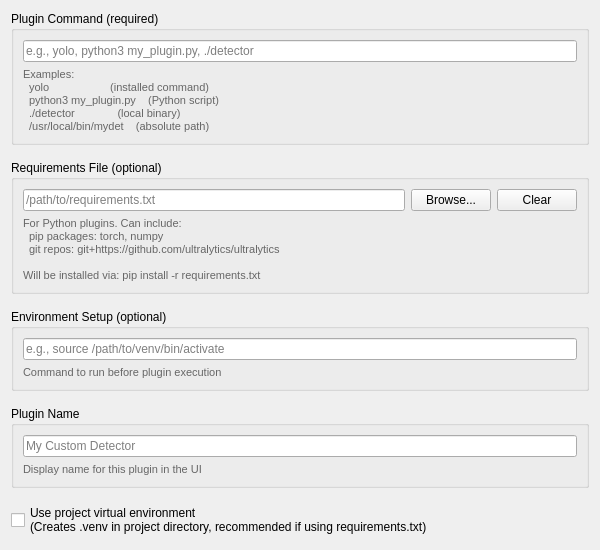
<?xml version="1.0" encoding="UTF-8"?>
<ui version="4.0">
 <class>CustomPluginPage</class>
 <widget class="QWizardPage" name="CustomPluginPage">
  <property name="geometry">
   <rect>
    <x>0</x>
    <y>0</y>
    <width>600</width>
    <height>550</height>
   </rect>
  </property>
  <layout class="QVBoxLayout" name="main_layout">
   <property name="spacing">
    <number>15</number>
   </property>
   <item>
    <widget class="QGroupBox" name="command_group_">
     <property name="title">
      <string>Plugin Command (required)</string>
     </property>
     <layout class="QVBoxLayout" name="command_layout">
      <item>
       <widget class="QLineEdit" name="command_edit_">
        <property name="placeholderText">
         <string>e.g., yolo, python3 my_plugin.py, ./detector</string>
        </property>
       </widget>
      </item>
      <item>
       <widget class="QLabel" name="command_examples_">
        <property name="styleSheet">
         <string notr="true">color: #666; font-size: 11px;</string>
        </property>
        <property name="text">
         <string>Examples:
  yolo                    (installed command)
  python3 my_plugin.py    (Python script)
  ./detector              (local binary)
  /usr/local/bin/mydet    (absolute path)</string>
        </property>
       </widget>
      </item>
     </layout>
    </widget>
   </item>
   <item>
    <widget class="QGroupBox" name="requirements_group_">
     <property name="title">
      <string>Requirements File (optional)</string>
     </property>
     <layout class="QVBoxLayout" name="requirements_layout">
      <item>
       <layout class="QHBoxLayout" name="requirements_input_layout">
        <item>
         <widget class="QLineEdit" name="requirements_edit_">
          <property name="placeholderText">
           <string>/path/to/requirements.txt</string>
          </property>
         </widget>
        </item>
        <item>
         <widget class="QPushButton" name="browse_requirements_button_">
          <property name="text">
           <string>Browse...</string>
          </property>
         </widget>
        </item>
        <item>
         <widget class="QPushButton" name="clear_requirements_button_">
          <property name="text">
           <string>Clear</string>
          </property>
         </widget>
        </item>
       </layout>
      </item>
      <item>
       <widget class="QLabel" name="requirements_info_">
        <property name="styleSheet">
         <string notr="true">color: #666; font-size: 11px;</string>
        </property>
        <property name="text">
         <string>For Python plugins. Can include:
  pip packages: torch, numpy
  git repos: git+https://github.com/ultralytics/ultralytics

Will be installed via: pip install -r requirements.txt</string>
        </property>
       </widget>
      </item>
     </layout>
    </widget>
   </item>
   <item>
    <widget class="QGroupBox" name="env_group_">
     <property name="title">
      <string>Environment Setup (optional)</string>
     </property>
     <layout class="QVBoxLayout" name="env_layout">
      <item>
       <widget class="QLineEdit" name="env_setup_edit_">
        <property name="placeholderText">
         <string>e.g., source /path/to/venv/bin/activate</string>
        </property>
       </widget>
      </item>
      <item>
       <widget class="QLabel" name="env_info_">
        <property name="styleSheet">
         <string notr="true">color: #666; font-size: 11px;</string>
        </property>
        <property name="text">
         <string>Command to run before plugin execution</string>
        </property>
       </widget>
      </item>
     </layout>
    </widget>
   </item>
   <item>
    <widget class="QGroupBox" name="name_group_">
     <property name="title">
      <string>Plugin Name</string>
     </property>
     <layout class="QVBoxLayout" name="name_layout">
      <item>
       <widget class="QLineEdit" name="plugin_name_edit_">
        <property name="placeholderText">
         <string>My Custom Detector</string>
        </property>
       </widget>
      </item>
      <item>
       <widget class="QLabel" name="name_info_">
        <property name="styleSheet">
         <string notr="true">color: #666; font-size: 11px;</string>
        </property>
        <property name="text">
         <string>Display name for this plugin in the UI</string>
        </property>
       </widget>
      </item>
     </layout>
    </widget>
   </item>
   <item>
    <widget class="QCheckBox" name="use_venv_checkbox_">
     <property name="text">
      <string>Use project virtual environment
(Creates .venv in project directory, recommended if using requirements.txt)</string>
     </property>
    </widget>
   </item>
   <item>
    <spacer name="verticalSpacer">
     <property name="orientation">
      <enum>Qt::Vertical</enum>
     </property>
     <property name="sizeHint" stdset="0">
      <size>
       <width>20</width>
       <height>40</height>
      </size>
     </property>
    </spacer>
   </item>
  </layout>
 </widget>
 <resources/>
 <connections/>
</ui>
